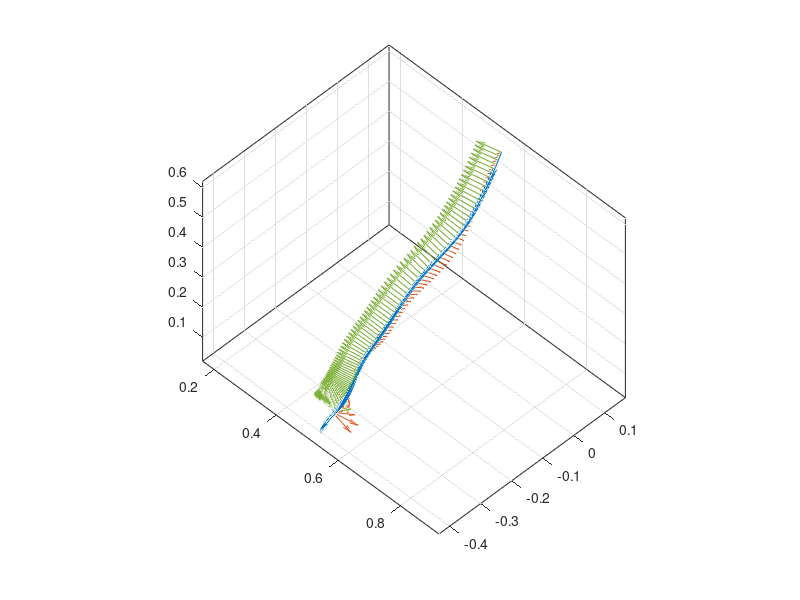

This figure's MATLAB source:
clc,clear,close all
load test_transformation.mat;
stepc = 10;
figure;
hold on
quiver3(x(1:stepc:end),y(1:stepc:end),z(1:stepc:end),T(1,1:stepc:end),T(2,1:stepc:end),T(3,1:stepc:end));
quiver3(x(1:stepc:end),y(1:stepc:end),z(1:stepc:end),N(1,1:stepc:end),N(2,1:stepc:end),N(3,1:stepc:end));
quiver3(x(1:stepc:end),y(1:stepc:end),z(1:stepc:end),B(1,1:stepc:end),B(2,1:stepc:end),B(3,1:stepc:end));
axis equal
box on;
grid on;
view([45, 47]);


